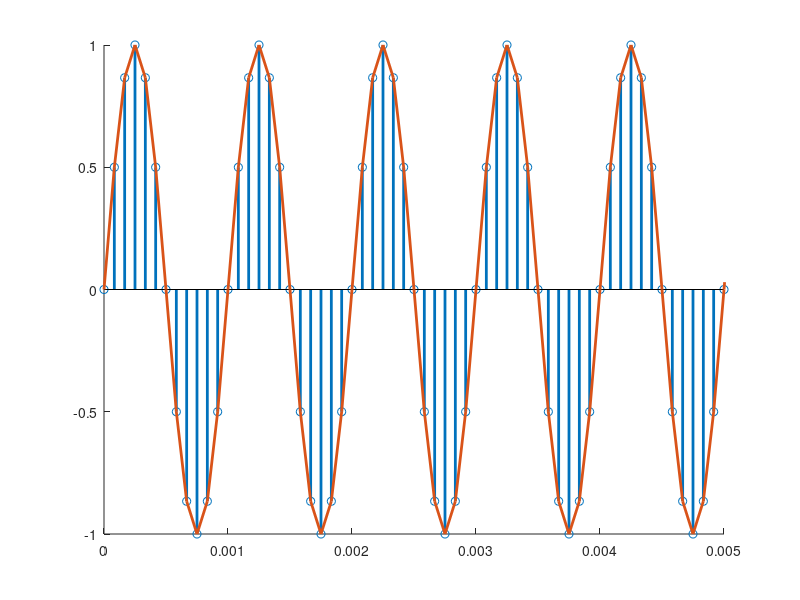
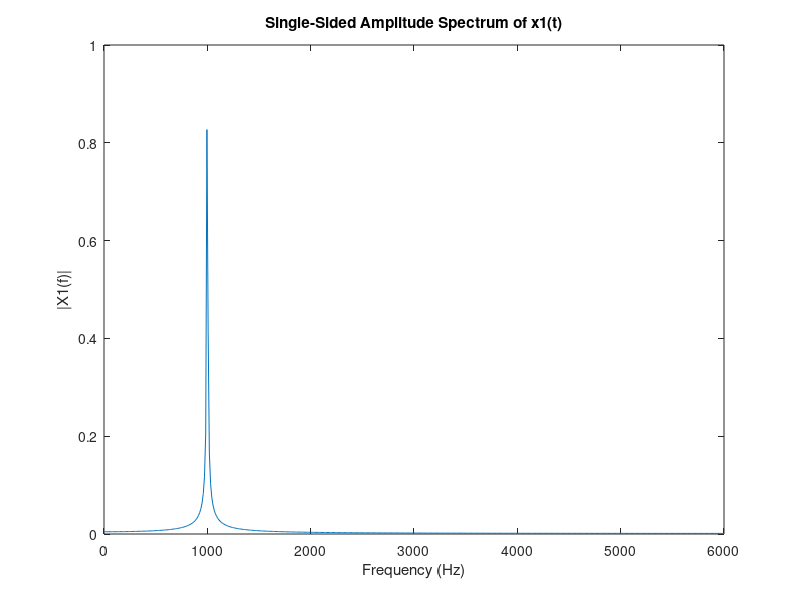
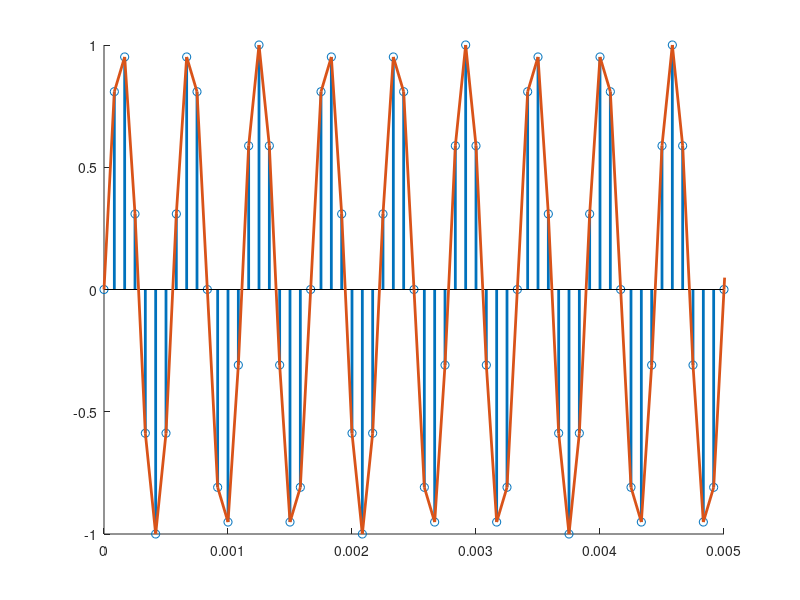
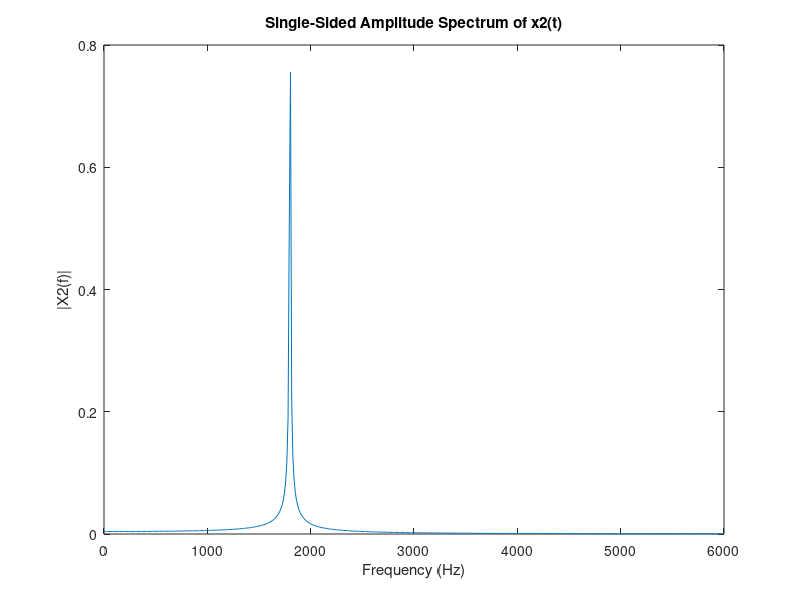

Write the MATLAB code that produced these figures, in order.
function part1
clear all; close all; clc
%% parameters
Fs =12000;                                  % sampling frequency
Ts = 1/Fs;                                  % sampling duration
L = 1024;                                     % length of the signal
t = (0:L-1)*Ts;                             % sampling times
NFFT = 2^nextpow2(L);                       % number of frequency samples
f = Fs/2*linspace(0,1,NFFT/2+1);            % frequency axis

%% part 1-alef
fo = 1000;                                  % signal frequency
x1 = sin(2*pi*fo*t);                        % signal
                                            % plot signal
f1=figure; ax1=axes('Parent',f1);xlim(ax1,[0 0.005]);hold(ax1,'on');stem(t,x1,'LineWidth',2);plot(t,x1,'LineWidth',2);
                            % compute and plot the FFT of the signal
X1 = fft(x1,NFFT)/L;
figure;plot(f,2*abs(X1(1:NFFT/2+1)));title('Single-Sided Amplitude Spectrum of x1(t)');xlabel('Frequency (Hz)');ylabel('|X1(f)|');


%% part 1-be
fo = 1800;                                  % signal frequency
x2 = sin(2*pi*fo*t);                        % signal
                                            % plot signal
f2=figure; ax2=axes('Parent',f2);xlim(ax2,[0 0.005]);hold(ax2,'on');stem(t,x2,'LineWidth',2);plot(t,x2,'LineWidth',2);
% compute and plot the FFT of the signal
X2 = fft(x2,NFFT)/L;
figure;plot(f,2*abs(X2(1:NFFT/2+1)));title('Single-Sided Amplitude Spectrum of x2(t)');xlabel('Frequency (Hz)');ylabel('|X2(f)|');

%% part 1-pe
fo = 4500;                                  % signal frequency
x3 = sin(2*pi*fo*t);                        % signal
                                            % plot signal
f3=figure; ax3=axes('Parent',f3);xlim(ax3,[0 0.005]);hold(ax3,'on');stem(t,x3,'LineWidth',2);plot(t,x3,'LineWidth',2);

 % compute and plot the FFT of the signal
X3 = fft(x3,NFFT)/L;
figure;plot(f,2*abs(X3(1:NFFT/2+1)));title('Single-Sided Amplitude Spectrum of x3(t)');xlabel('Frequency (Hz)');ylabel('|X3(f)|');


%% part1 1-te
xt = x1+x2+x3;
xto = xt;
ft=figure; axt=axes('Parent',ft);xlim(axt,[0 0.005]);hold(axt,'on');stem(t,xt,'LineWidth',2);plot(t,xt,'LineWidth',2);

 % compute and plot the FFT of the signal
Xt = fft(xt,NFFT)/L;
figure;plot(f,2*abs(Xt(1:NFFT/2+1)));title('Single-Sided Amplitude Spectrum of xt(t)');xlabel('Frequency (Hz)');ylabel('|Xt(f)|');



%% part 1-se
Fs =6000;                                  % sampling frequency
Ts = 1/Fs;                                  % sampling duration
L = 1024;                                     % length of the signal
t = (0:L-1)*Ts;                             % sampling times
NFFT = 2^nextpow2(L);                       % number of frequency samples
f = Fs/2*linspace(0,1,NFFT/2+1);            % frequency axis

fo = 1000;                                  % signal frequency
x1 = sin(2*pi*fo*t);                        % signal
                                            % plot signal
f1=figure; ax1=axes('Parent',f1);xlim(ax1,[0 0.005]);hold(ax1,'on');stem(t,x1,'LineWidth',2);plot(t,x1,'LineWidth',2);
                            % compute and plot the FFT of the signal
X1 = fft(x1,NFFT)/L;
figure;plot(f,2*abs(X1(1:NFFT/2+1)));title('Single-Sided Amplitude Spectrum of x1(t)');xlabel('Frequency (Hz)');ylabel('|X1(f)|');



fo = 1800;                                  % signal frequency
x2 = sin(2*pi*fo*t);                        % signal
                                            % plot signal
f2=figure; ax2=axes('Parent',f2);xlim(ax2,[0 0.005]);hold(ax2,'on');stem(t,x2,'LineWidth',2);plot(t,x2,'LineWidth',2);
% compute and plot the FFT of the signal
X2 = fft(x2,NFFT)/L;
figure;plot(f,2*abs(X2(1:NFFT/2+1)));title('Single-Sided Amplitude Spectrum of x2(t)');xlabel('Frequency (Hz)');ylabel('|X2(f)|');

fo = 4500;                                  % signal frequency
x3 = sin(2*pi*fo*t);                        % signal
                                            % plot signal
f3=figure; ax3=axes('Parent',f3);xlim(ax3,[0 0.005]);hold(ax3,'on');stem(t,x3,'LineWidth',2);plot(t,x3,'LineWidth',2);

 % compute and plot the FFT of the signal
X3 = fft(x3,NFFT)/L;
figure;plot(f,2*abs(X3(1:NFFT/2+1)));title('Single-Sided Amplitude Spectrum of x3(t)');xlabel('Frequency (Hz)');ylabel('|X3(f)|');



xt = x1+x2+x3;
ft=figure; axt=axes('Parent',ft);xlim(axt,[0 0.005]);hold(axt,'on');stem(t,xt,'LineWidth',2);plot(t,xt,'LineWidth',2);

 % compute and plot the FFT of the signal
Xt = fft(xt,NFFT)/L;
figure;plot(f,2*abs(Xt(1:NFFT/2+1)));title('Single-Sided Amplitude Spectrum of xt(t)');xlabel('Frequency (Hz)');ylabel('|Xt(f)|');


%% part 1-jim
Fs =12000;                                  % sampling frequency
Ts = 1/Fs;                                  % sampling duration
L = 1024;                                     % length of the signal
t = (0:L-1)*Ts;                             % sampling times
NFFT = 2^nextpow2(L);                       % number of frequency samples
f = Fs/2*linspace(0,1,NFFT/2+1);            % frequency axis
XT = fft(xto);
XT(0.25*L:0.75*L)=0;
xt = real(ifft(XT));
ft=figure; axt=axes('Parent',ft);xlim(axt,[0 0.005]);hold(axt,'on');stem(t,xt,'LineWidth',2);plot(t,xt,'LineWidth',2);

 % compute and plot the FFT of the signal
Xt = fft(xt,NFFT)/L;
figure;plot(f,2*abs(Xt(1:NFFT/2+1)));title('Single-Sided Amplitude Spectrum of xt(t)');xlabel('Frequency (Hz)');ylabel('|Xt(f)|');

%% part 1-che
Fs =6000;                                  % sampling frequency
Ts = 1/Fs;                                  % sampling duration
L = 1024/2;                                     % length of the signal
t = (0:L-1)*Ts;                             % sampling times
NFFT = 2^nextpow2(L);                       % number of frequency samples
f = Fs/2*linspace(0,1,NFFT/2+1);            % frequency axis
xt = downsample(xt,2);
ft=figure; axt=axes('Parent',ft);xlim(axt,[0 0.005]);hold(axt,'on');stem(t,xt,'LineWidth',2);plot(t,xt,'LineWidth',2);

 % compute and plot the FFT of the signal
Xt = fft(xt,NFFT)/L;
figure;plot(f,2*abs(Xt(1:NFFT/2+1)));title('Single-Sided Amplitude Spectrum of xt(t)');xlabel('Frequency (Hz)');ylabel('|Xt(f)|');
